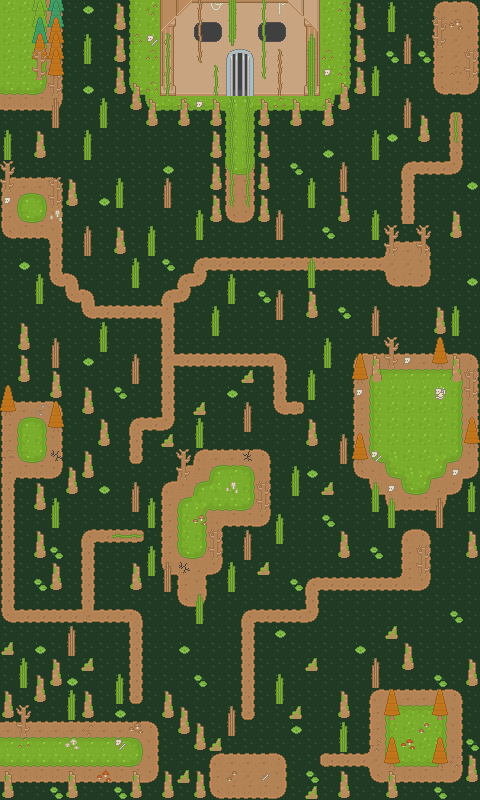

Rendered tile map (Tiled .tmx) drawn with the repository's tilesets; below, a short description and the map source with its tile grids summarised:
An orthogonal 30x50 tile map with 16x16 px tiles, 5 tile layers (background, middle, foreground, Calque 4, ...).

<map version="1.2" tiledversion="1.2.2" orientation="orthogonal" renderorder="left-down" width="30" height="50" tilewidth="16" tileheight="16" infinite="0" nextlayerid="7" nextobjectid="1">
 <tileset firstgid="1" source="basic_tileset.tsx" />
 <layer id="2" name="background" width="30" height="50">
  <data>[1500 cells, 1500 non-empty, 5 distinct tile ids]</data>
 </layer>
 <layer id="3" name="middle" width="30" height="50">
  <data>[1500 cells, 493 non-empty, 39 distinct tile ids]</data>
 </layer>
 <layer id="4" name="foreground" width="30" height="50">
  <data>[1500 cells, 162 non-empty, 21 distinct tile ids]</data>
 </layer>
 <layer id="5" name="Calque 4" width="30" height="50">
  <data>[1500 cells, 23 non-empty, 7 distinct tile ids]</data>
 </layer>
 <layer id="6" name="Calque 5" width="30" height="50">
  <data>[1500 cells, 400 non-empty, 33 distinct tile ids]</data>
 </layer>
</map>
